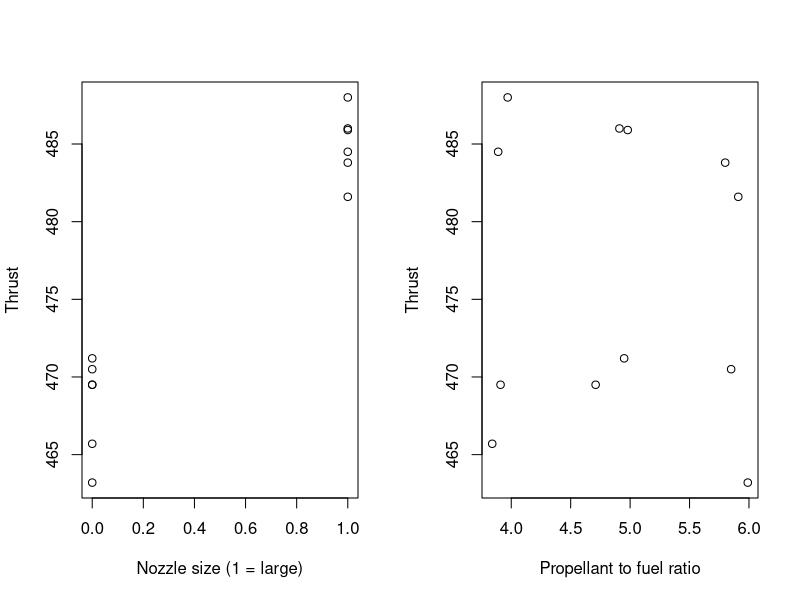

R code for this plot:
## NASA rocket data example

## From: R.S. Jankovsky, T.D. Smith, A.J. Pavli (1999). "High-Area-Ratio Rocket
## Nozzle at High Combustion Chamber Pressure-Experimental and Analytical
## Validation".

# setwd(...) first if your CSV file is somewhere else
rocket <- read.csv(file="rocket.csv")
rocket

# Scatter plots
par(mfrow = c(1,2))
plot(rocket$nozzle, rocket$thrust, ylab="Thrust", xlab="Nozzle size (1 = large)")
plot(rocket$propratio, rocket$thrust, ylab="Thrust", xlab="Propellant to fuel ratio")

# Fit MLR using lm
m1 <- lm(thrust ~ nozzle + propratio, data = rocket)
summary(m1)

# Manual beta estimates
X <- cbind(rep(1, 12), rocket$nozzle, rocket$propratio) # X matrix
y <- matrix(rocket$thrust, ncol = 1) # response vector
beta_hat <- solve(t(X) %*% X) %*% t(X) %*% y
beta_hat

# Manual sigma estimate
mu_hat <- X %*% beta_hat # fitted values
e <- y - mu_hat # residuals
sigma_hat <- sqrt((t(e) %*% e) / 9) # Note n-p-1 = 12-2-1 = 9
sigma_hat
sigma_hat <- sqrt( sum(e^2) / 9) # equivalent
sigma_hat

# Covariance matrix of beta_hat
vcov(m1)
sqrt(diag(vcov(m1))) # SEs of individual betas

# Manual
se_beta <- sigma_hat * sqrt(diag(solve(t(X) %*% X)))
se_beta

# Estimate the mean response for units with small nozzle and propellant ratio 5.5
# include a 95% CI
predict(object = m1, newdata = data.frame(nozzle = 0, propratio = 5.5),
        interval = "confidence", level = 0.95)

# Manual calculation
x0 <- matrix(c(1, 0, 5.5), nrow = 1)
y0_hat <- x0 %*% beta_hat
se_mu0 <- sigma_hat * sqrt(x0 %*% solve(t(X) %*% X) %*% t(x0))
crit_val <- qt(0.975,9)
ci_lo <- y0_hat - crit_val*se_mu0
ci_hi <- y0_hat + crit_val*se_mu0
c(y0_hat, ci_lo, ci_hi)

# Predict the value of the response for a unit with small nozzle and propellant ratio 5.5
# include a 95% PI
predict(object = m1, newdata = data.frame(nozzle = 0, propratio = 5.5),
        interval = "prediction", level = 0.95)

# Manual calculation
x0 <- matrix(c(1, 0, 5.5), nrow = 1)
y0_hat <- x0 %*% beta_hat
se_y0 <- sigma_hat * sqrt(1+ x0 %*% solve(t(X) %*% X) %*% t(x0))
crit_val <- qt(0.975,9)
pi_lo <- y0_hat - crit_val*se_y0
pi_hi <- y0_hat + crit_val*se_y0
c(y0_hat, pi_lo, pi_hi)
